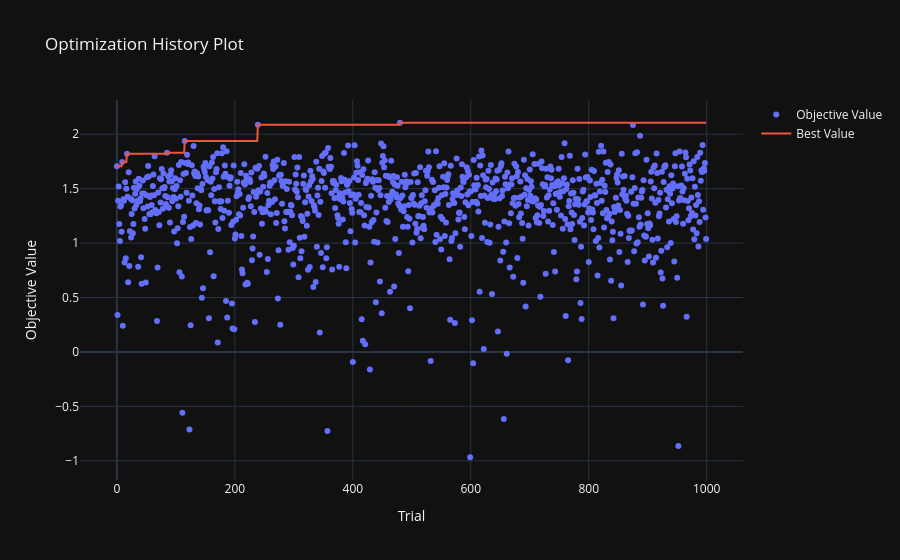

Notebook cell for this chart:
### Markdown cell above
From the slice plot can notice a few things...

- ATR multiplier <2 also looks ideal as under 2 sortino values reach > 6
- ADX_length is good when < 10, I think best to cheap default of 14
- ADX_threshold looks like once it's under 20, there's not much correlation.
- ATR_length has little correlation so will keep at default of 14
- ce_high_length, keep the default value of 22
- ce_low_length the highest sortino values are achieved when ce_low_length is low, under 10
- sar_maximum is okay, keep the default of 0.2
- sar_acceleration is okay, keep the default of 0.02


Generally there aren't major correlations, but can generally see where there might be better results.  The slice plot does slightly agree with the most hyperparameter importance, since these are the only values that so some sort of correlation to sortino ratio.


NOTE:  Removed atr_length and ce_high_length from the slice plot, since they have very little correlation to sortino ratio.

### Code cell
fig3 = optuna.visualization.plot_optimization_history(study)
show(fig3)

### Figure 1 — Plotly figure (JSON) as saved in the notebook; plotly's stock layout.template omitted (floating-point values rounded to 4 significant figures; data arrays with more than 128 entries replaced by an {"elided": "..."} marker saying what was removed)
{"data": [{"mode": "markers", "name": "Objective Value", "x": {"elided": "1000 int values"}, "y": {"elided": "1000 float values"}, "type": "scatter"}, {"mode": "lines", "name": "Best Value", "x": {"elided": "1000 int values"}, "y": {"elided": "1000 float values"}, "type": "scatter"}, {"marker": {"color": "#cccccc"}, "mode": "markers", "name": "Infeasible Trial", "showlegend": false, "x": [], "y": [], "type": "scatter"}], "layout": {"title": {"text": "Optimization History Plot"}, "xaxis": {"title": {"text": "Trial"}}, "yaxis": {"title": {"text": "Objective Value"}}}}
